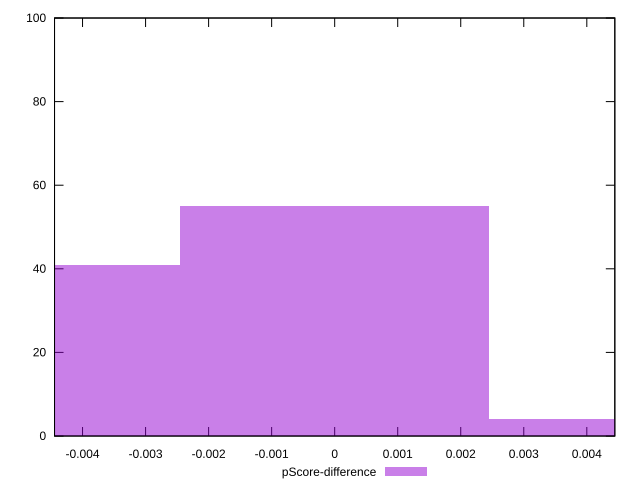

This figure's gnuplot source:
reset

$pScoreDifference <<EOF
0 55
-0.004908123594049531 41
0.004908123594049531 4
EOF

set key outside below
set boxwidth 0.004908123594049531
set xrange [-0.004444444444444473:0.004444444444444473]
set yrange [0:100]
set trange [0:100]
set style fill transparent solid 0.5 noborder
set terminal svg size 640, 490 enhanced background rgb 'white'
set output "report_0_00242021-02-20T12:25:28.543Z/uses-webp-images/samples/pages+cached/pScore-difference/histogram.svg"

plot $pScoreDifference title "pScore-difference" with boxes

reset
